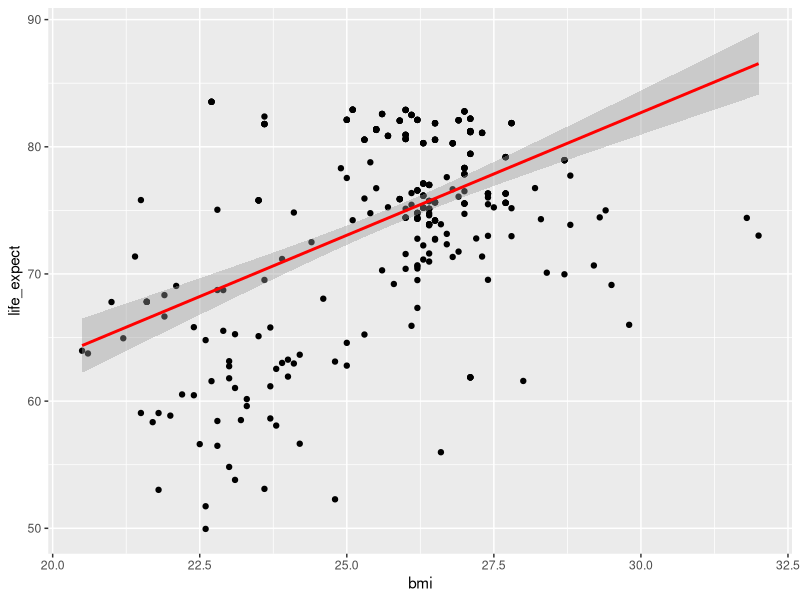
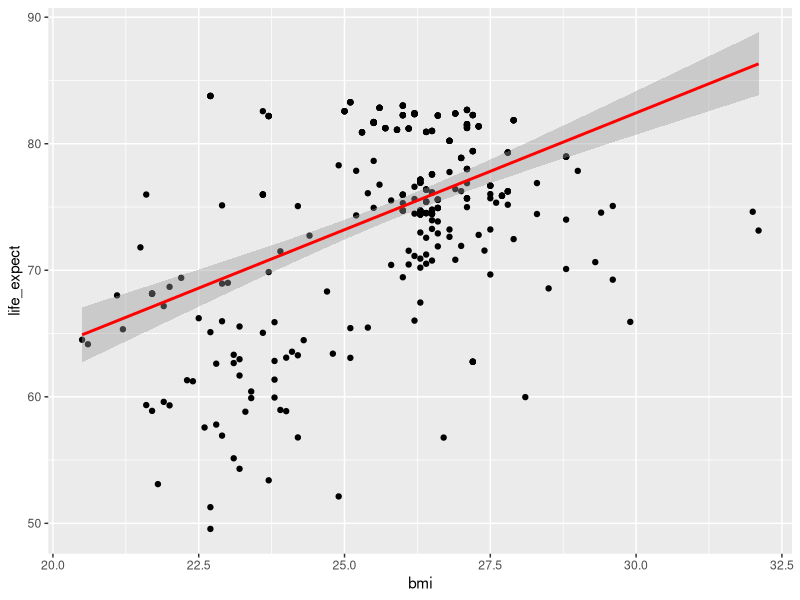
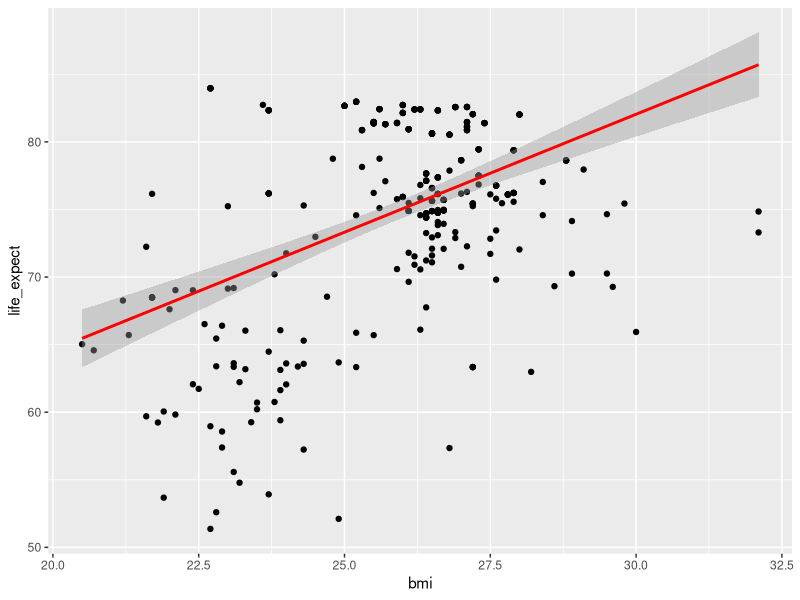
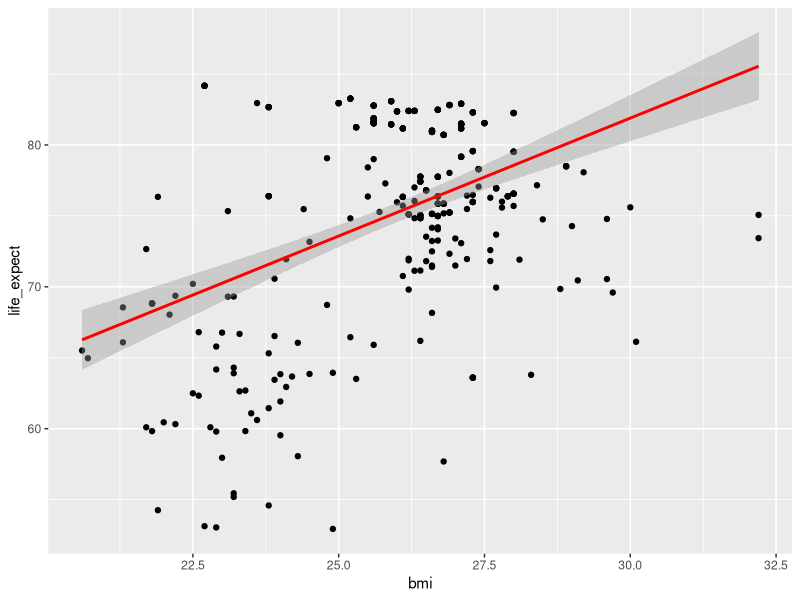
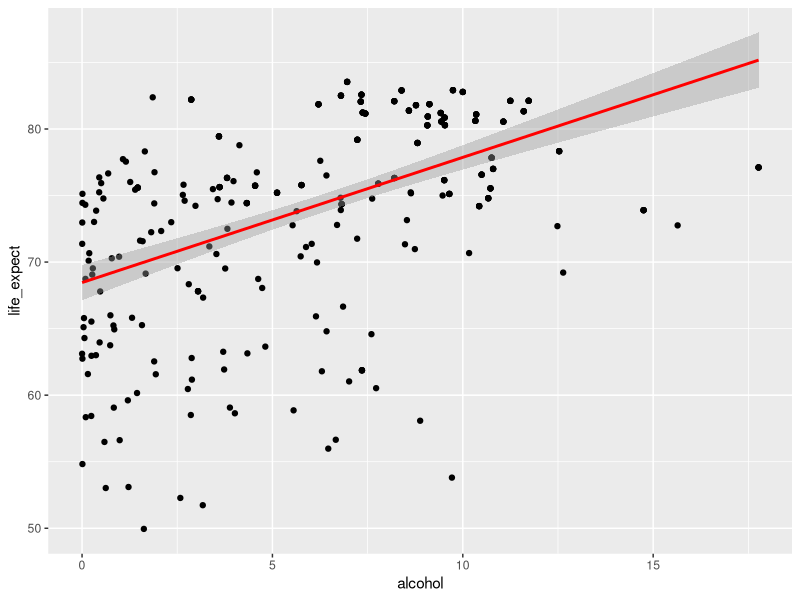
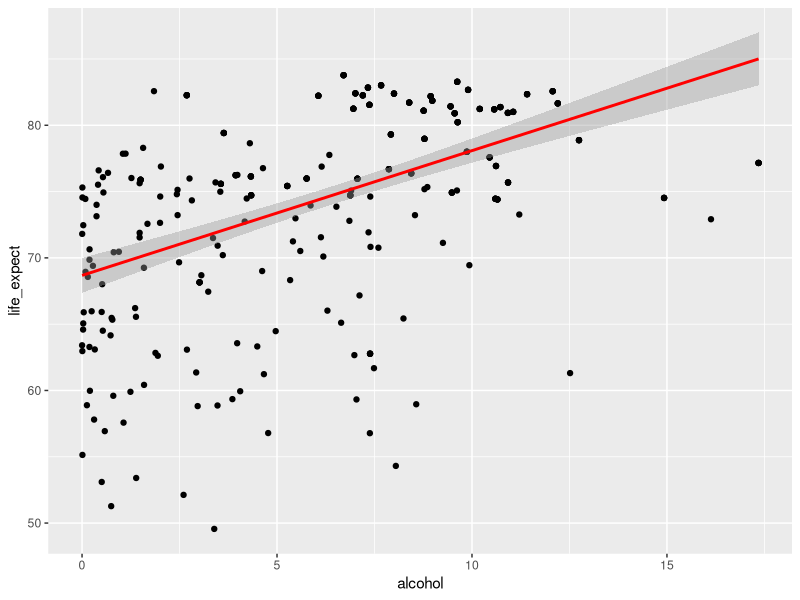
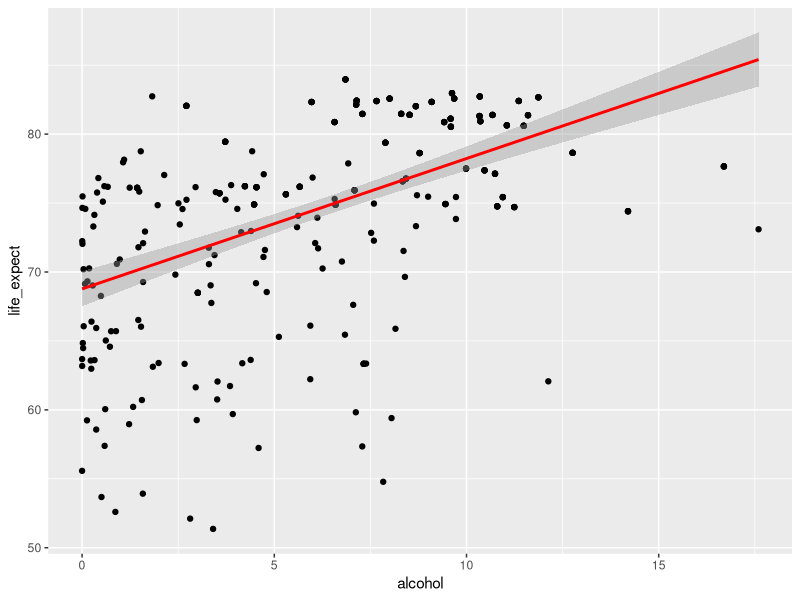
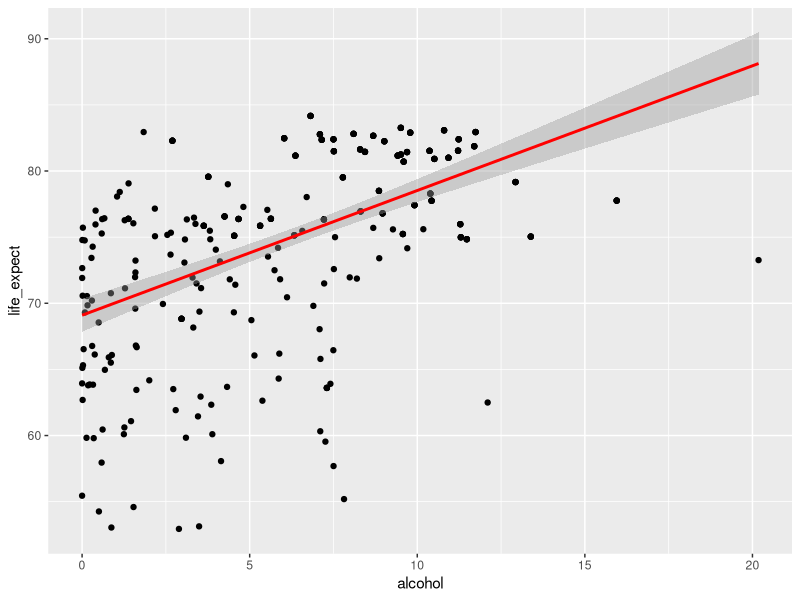

Generate these figures, in order, with R:
## ---- chunk 1
library(tidyverse)
library(ggridges)
## ---- chunk 2
merged_data = 
  read_csv("data/Merged_expectation.csv", show_col_types = FALSE)

merged_data
## ---- chunk 3
merged_data_bmi =
merged_data %>% 
  select(year, life_expect, bmi) %>% 
  filter(year > 2012)

par(mfrow = c(2, 2)) # Create a 2 x 2 plotting matrix
# The next 4 plots created will be plotted next to each other
# 2013
merged_data_bmi %>% 
  filter(year == 2013) %>% 
  ggplot(aes(x = bmi, y = life_expect))+geom_point()+geom_smooth(method = 'lm', se = TRUE, color = 'red')

# 2014
merged_data_bmi %>% 
  filter(year == 2014) %>% 
  ggplot(aes(x = bmi, y = life_expect))+geom_point()+geom_smooth(method = 'lm', se = TRUE, color = 'red')

# 2015
merged_data_bmi %>% 
  filter(year == 2015) %>% 
  ggplot(aes(x = bmi, y = life_expect))+geom_point()+geom_smooth(method = 'lm', se = TRUE, color = 'red')

# 2016
merged_data_bmi %>% 
  filter(year == 2016) %>% 
  ggplot(aes(x = bmi, y = life_expect))+geom_point()+geom_smooth(method = 'lm', se = TRUE, color = 'red')
## ---- chunk 4
merged_data_alcohol =
merged_data %>% 
  select(year, life_expect, alcohol) %>% 
  filter(year > 2012)

par(mfrow = c(2, 2)) # Create a 2 x 2 plotting matrix
# The next 4 plots created will be plotted next to each other
# 2013
merged_data_alcohol %>% 
  filter(year == 2013) %>% 
  ggplot(aes(x = alcohol, y = life_expect))+geom_point()+geom_smooth(method = 'lm', se = TRUE, color = 'red')

# 2014
merged_data_alcohol %>% 
  filter(year == 2014) %>% 
  ggplot(aes(x = alcohol, y = life_expect))+geom_point()+geom_smooth(method = 'lm', se = TRUE, color = 'red')

# 2015
merged_data_alcohol %>% 
  filter(year == 2015) %>% 
  ggplot(aes(x = alcohol, y = life_expect))+geom_point()+geom_smooth(method = 'lm', se = TRUE, color = 'red')

# 2016
merged_data_alcohol %>% 
  filter(year == 2016) %>% 
  ggplot(aes(x = alcohol, y = life_expect))+geom_point()+geom_smooth(method = 'lm', se = TRUE, color = 'red')
## ---- chunk 5
merged_data_adult_mortality =
merged_data %>% 
  select(year, life_expect, adult_mortality) %>% 
  filter(year > 2012)

par(mfrow = c(2, 2)) # Create a 2 x 2 plotting matrix
# The next 4 plots created will be plotted next to each other
# 2013
merged_data_adult_mortality %>% 
  filter(year == 2013) %>% 
  ggplot(aes(x = adult_mortality, y = life_expect))+geom_point()+geom_smooth(method = 'lm', se = TRUE, color = 'red')

# 2014
merged_data_adult_mortality %>% 
  filter(year == 2014) %>% 
  ggplot(aes(x = adult_mortality, y = life_expect))+geom_point()+geom_smooth(method = 'lm', se = TRUE, color = 'red')

# 2015
merged_data_adult_mortality %>% 
  filter(year == 2015) %>% 
  ggplot(aes(x = adult_mortality, y = life_expect))+geom_point()+geom_smooth(method = 'lm', se = TRUE, color = 'red')

# 2016
merged_data_adult_mortality %>% 
  filter(year == 2016) %>% 
  ggplot(aes(x = adult_mortality, y = life_expect))+geom_point()+geom_smooth(method = 'lm', se = TRUE, color = 'red')
## ---- chunk 6
merged_data_infant_mort =
merged_data %>% 
  select(year, life_expect, infant_mort) %>% 
  filter(year > 2012)

par(mfrow = c(2, 2)) # Create a 2 x 2 plotting matrix
# The next 4 plots created will be plotted next to each other
# 2013
merged_data_infant_mort %>% 
  filter(year == 2013) %>% 
  ggplot(aes(x = infant_mort, y = life_expect))+geom_point()+geom_smooth(method = 'lm', se = TRUE, color = 'red')

# 2014
merged_data_infant_mort %>% 
  filter(year == 2014) %>% 
  ggplot(aes(x = infant_mort, y = life_expect))+geom_point()+geom_smooth(method = 'lm', se = TRUE, color = 'red')

# 2015
merged_data_infant_mort %>% 
  filter(year == 2015) %>% 
  ggplot(aes(x = infant_mort, y = life_expect))+geom_point()+geom_smooth(method = 'lm', se = TRUE, color = 'red')

# 2016
merged_data_infant_mort %>% 
  filter(year == 2016) %>% 
  ggplot(aes(x = infant_mort, y = life_expect))+geom_point()+geom_smooth(method = 'lm', se = TRUE, color = 'red')
## ---- chunk 7
merged_data_gni_capita =
merged_data %>% 
  select(year, life_expect, gni_capita) %>% 
  filter(year > 2012)

par(mfrow = c(2, 2)) # Create a 2 x 2 plotting matrix
# The next 4 plots created will be plotted next to each other
# 2013
merged_data_gni_capita %>% 
  filter(year == 2013) %>% 
  ggplot(aes(x = gni_capita, y = life_expect))+geom_point()+geom_smooth(method = 'lm', se = TRUE, color = 'red')

# 2014
merged_data_gni_capita %>% 
  filter(year == 2014) %>% 
  ggplot(aes(x = gni_capita, y = life_expect))+geom_point()+geom_smooth(method = 'lm', se = TRUE, color = 'red')

# 2015
merged_data_gni_capita %>% 
  filter(year == 2015) %>% 
  ggplot(aes(x = gni_capita, y = life_expect))+geom_point()+geom_smooth(method = 'lm', se = TRUE, color = 'red')

# 2016
merged_data_gni_capita %>% 
  filter(year == 2016) %>% 
  ggplot(aes(x = gni_capita, y = life_expect))+geom_point()+geom_smooth(method = 'lm', se = TRUE, color = 'red')
